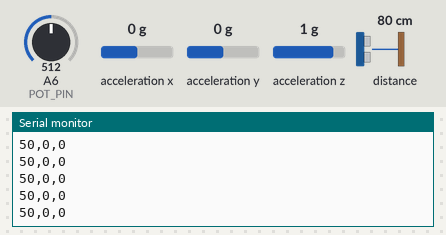
Bench run of a sketch on a simulated Arduino Nano 33 BLE. Parts: the last lines printed to the serial monitor. The test bench sets the inputs (shaded band); at power-on: acceleration x 0 g, A6 (POT_PIN) = 512, distance to the obstacle 80 cm, acceleration y 0 g, acceleration z 1 g (analog values on the 0–1023 scale).

Above: at 1.2 s.
1.3 s: acceleration x set to -1.4 g
At 1.33 s:
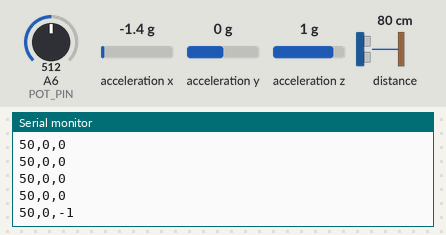
2.8 s: A6 (POT_PIN) set to 716
At 2.8 s:
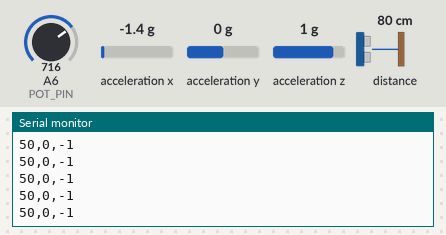
4.3 s: distance to the obstacle set to 2 cm
At 4.33 s:
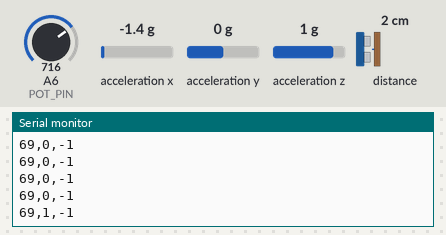
5.8 s: A6 (POT_PIN) set to 992
At 5.81 s:
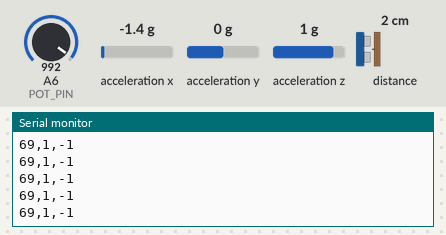
7.3 s: acceleration x set to 0 g
At 7.35 s:
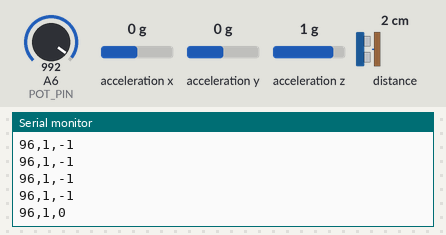
Timing chart, 0 to 9.8 s (numbered marks = the images above; inputs shaded):
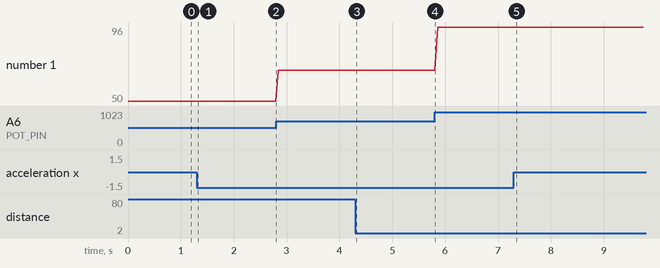

Measured:
- after the input at 1.3 s, the serial monitor: prints a new line at once (image 1)
- after the input at 4.3 s, the serial monitor: prints a new line at once (image 3)
- after the input at 7.3 s, the serial monitor: prints a new line at once (image 5)
- plotted number 1: 50 → 69 after the input at 2.8 s, 69 → 96 after the input at 5.8 s

The sketch:

Gesture_Game_Controller.ino
```cpp
#include <Arduino.h>
#include <Arduino_APDS9960.h>
#include <Arduino_LSM9DS1.h>

//=====================================================
//                  CONFIGURATION
//=====================================================

// Potentiometer Pin
const int POT_PIN = A6;

// Brake Threshold
const int BRAKE_THRESHOLD = 150;

// Steering Thresholds
const float LEFT_THRESHOLD  = -0.30;
const float RIGHT_THRESHOLD =  0.30;

//=====================================================
//                  VARIABLES
//=====================================================

// Potentiometer
int potValue = 0;
int throttle = 0;

// Proximity
int proximity = 0;
bool brake = false;

// Accelerometer
float x, y, z;
int direction = 0;

//=====================================================
//                     SETUP
//=====================================================

void setup()
{
    Serial.begin(115200);
    while (!Serial);

    // Nano 33 BLE Sense uses a 12-bit ADC
    analogReadResolution(12);

    // Initialize Proximity Sensor
    if (!APDS.begin())
    {
        Serial.println("ERROR : APDS9960 not detected!");
        while (1);
    }

    // Initialize Accelerometer
    if (!IMU.begin())
    {
        Serial.println("ERROR : IMU not detected!");
        while (1);
    }

    Serial.println("----------------------------------------");
    Serial.println("Gesture Gaming Controller Started");
    Serial.println("----------------------------------------");
}

//=====================================================
//                      LOOP
//=====================================================

void loop()
{
    //-------------------------------------------------
    // Read Potentiometer
    //-------------------------------------------------

    potValue = analogRead(POT_PIN);

    throttle = map(potValue, 0, 4095, 0, 100);

    throttle = constrain(throttle, 0, 100);

    //-------------------------------------------------
    // Read Proximity Sensor
    //-------------------------------------------------

    if (APDS.proximityAvailable())
    {
        proximity = APDS.readProximity();

        if (proximity < BRAKE_THRESHOLD)
            brake = true;
        else
            brake = false;
    }

    //-------------------------------------------------
    // Read Accelerometer
    //-------------------------------------------------

    if (IMU.accelerationAvailable())
    {
        IMU.readAcceleration(x, y, z);

        if (x < LEFT_THRESHOLD)
        {
            direction = -1;
        }
        else if (x > RIGHT_THRESHOLD)
        {
            direction = 1;
        }
        else
        {
            direction = 0;
        }
    }

    //-------------------------------------------------
    // Send Packet
    // Format:
    // Throttle,Brake,Direction
    //
    // Example:
    // 75,0,1
    //-------------------------------------------------

    Serial.print(throttle);
    Serial.print(",");

    Serial.print(brake);
    Serial.print(",");

    Serial.println(direction);

    delay(50);
}
```
